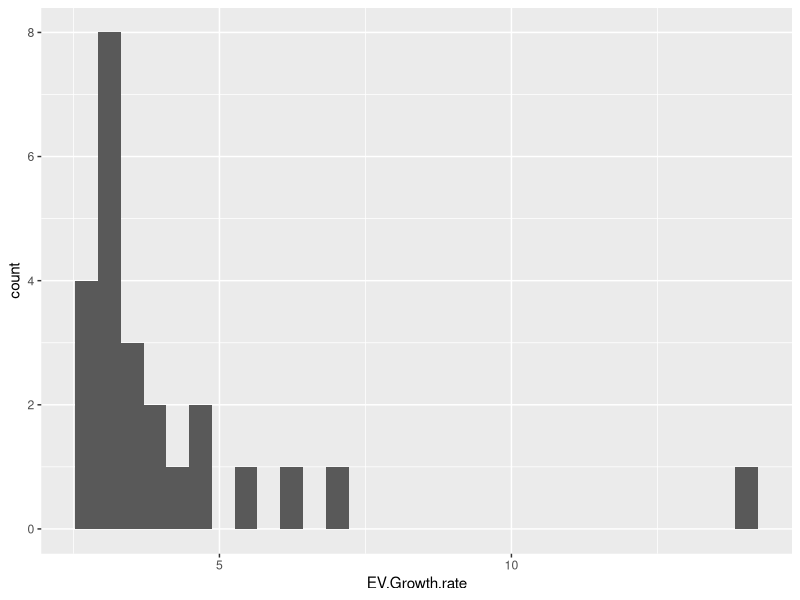
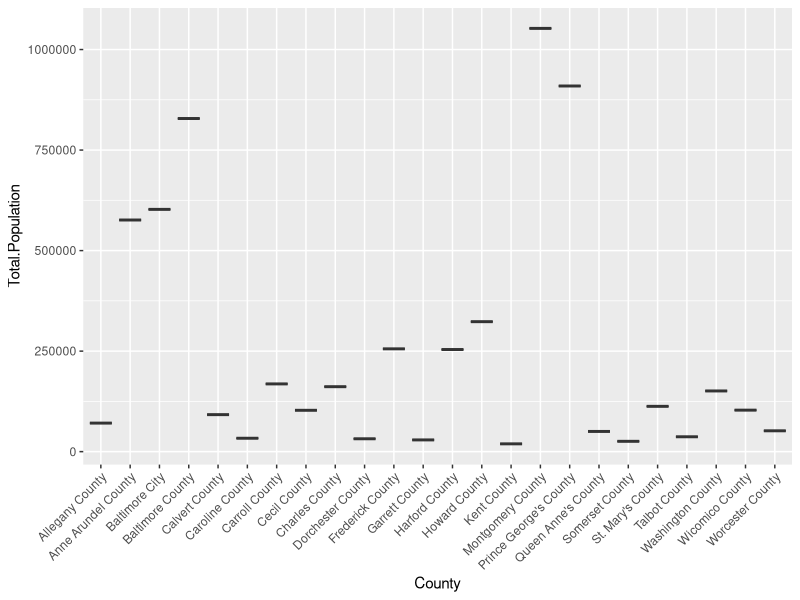
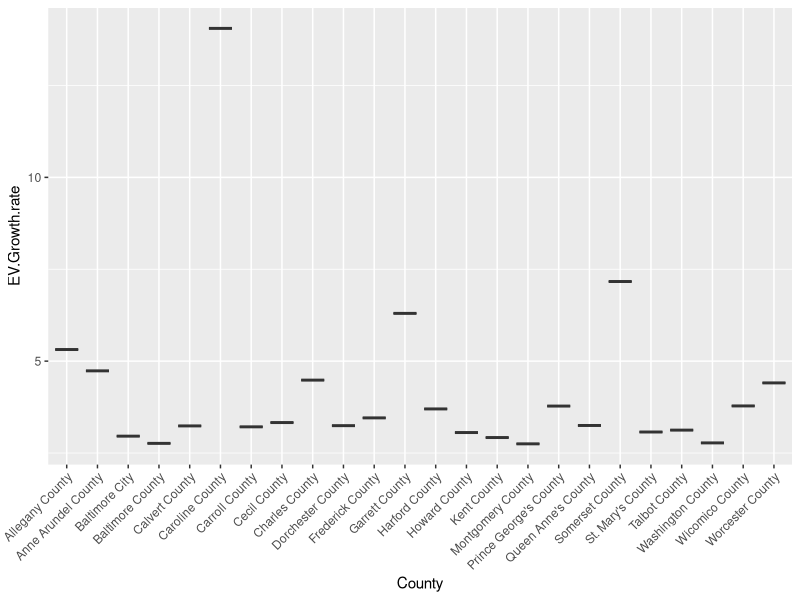
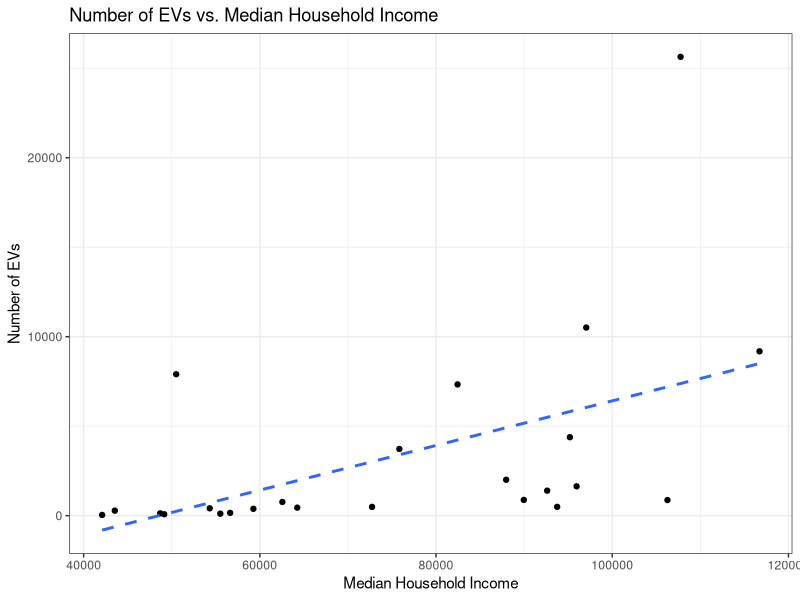
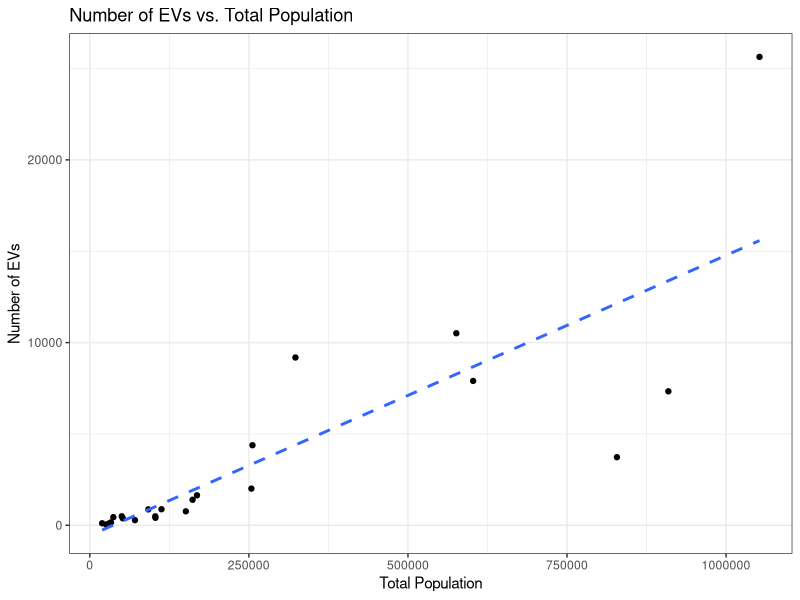
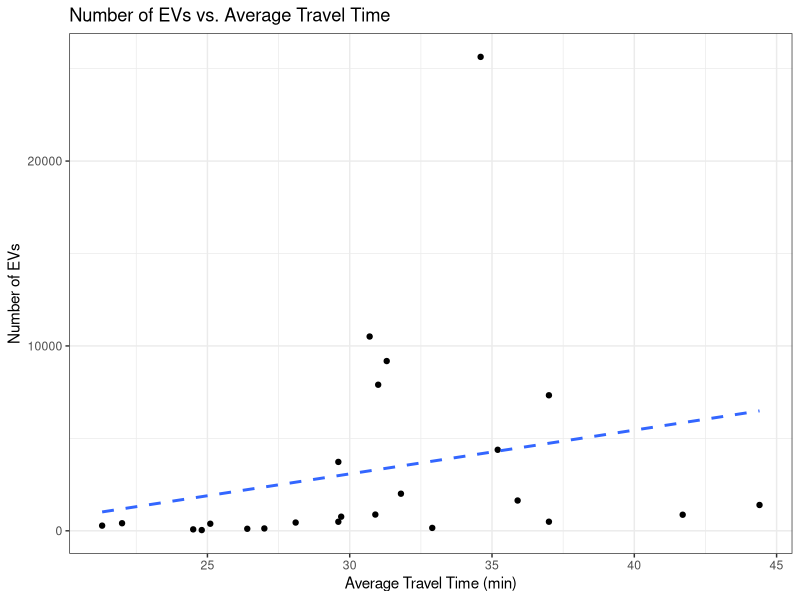
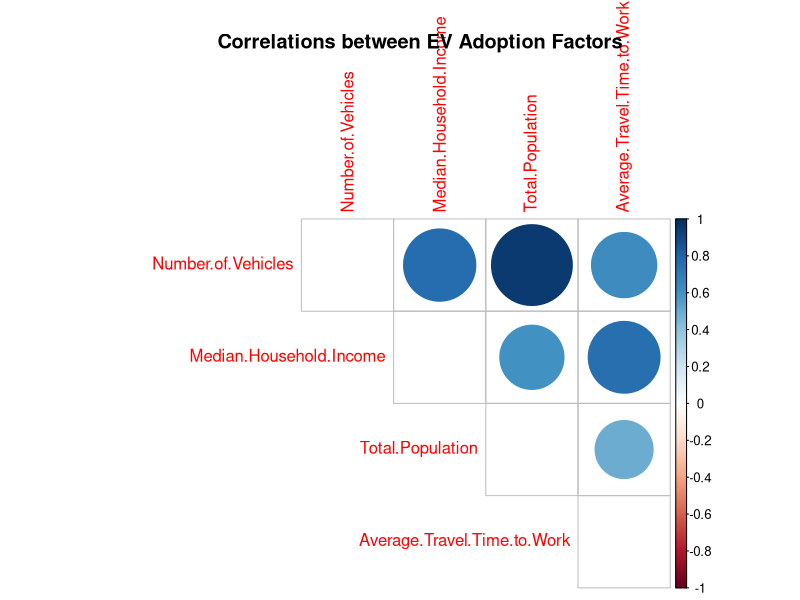

Write R code to recreate these figures, in order.
## ---- chunk 1
# Load libraries
library(tidyverse)
library(dplyr)
library(ggplot2)
library(psych)
library(sf)

## ---- chunk 2
# Set a working directory
setwd("/Users/tangangkenrickakere/Desktop/Datasets")

ev_mdot_data <- read.csv("Capstone Data.csv") 
## ---- chunk 3
summary(ev_mdot_data)
## ---- chunk 4
describe(ev_mdot_data)
## ---- chunk 5
# View some histograms
  ggplot(data = ev_mdot_data, aes(x = EV.Growth.rate)) +
  geom_histogram()
## ---- chunk 6
ggplot(data = ev_mdot_data, aes(x = County, y = Total.Population)) +
  geom_boxplot() +
 theme(axis.text.x = element_text(angle = 45, hjust = 1))  # Rotate x-axis labels for better visibility

## ---- chunk 7
ggplot(data = ev_mdot_data, aes(x = County, y = EV.Growth.rate)) +
  geom_boxplot() +
 theme(axis.text.x = element_text(angle = 45, hjust = 1))  # Rotate x-axis labels for better visibility

## ---- chunk 8
# Building a simple linear regression model
model <- lm(Number.of.Vehicles ~ Median.Household.Income + Total.Population + Average.Travel.Time.to.Work, data = ev_mdot_data)
# Summarize model fit and coefficients
summary(model)
## ---- chunk 9
# Create scatter plots for each independent variable
ev_mdot_data %>%
  ggplot(aes(x = Median.Household.Income, y = Number.of.Vehicles)) +
  geom_point() +
  stat_smooth(method = lm, se = FALSE, linetype = "dashed") +
  labs(title = "Number of EVs vs. Median Household Income", x = "Median Household Income", y = "Number of EVs") +
  theme_bw()

ev_mdot_data %>%
  ggplot(aes(x = Total.Population, y = Number.of.Vehicles)) +
  geom_point() +
  stat_smooth(method = lm, se = FALSE, linetype = "dashed") +
  labs(title = "Number of EVs vs. Total Population", x = "Total Population", y = "Number of EVs") +
  theme_bw()

ev_mdot_data %>%
  ggplot(aes(x = Average.Travel.Time.to.Work, y = Number.of.Vehicles)) +
  geom_point() +
  stat_smooth(method = lm, se = FALSE, linetype = "dashed") +
  labs(title = "Number of EVs vs. Average Travel Time", x = "Average Travel Time (min)", y = "Number of EVs") +
  theme_bw()

## ---- chunk 10
# Calculate and format correlation matrix
correlations <- cor(ev_mdot_data[, c("Number.of.Vehicles", "Median.Household.Income", "Total.Population", "Average.Travel.Time.to.Work")], method = "spearman")
correlations <- round(correlations, 2)
diag(correlations) <- 0

# Create heatmap
library(corrplot)
corrplot(correlations, type = "upper", method = "circle") # Show only upper triangle
title("Correlations between EV Adoption Factors")
